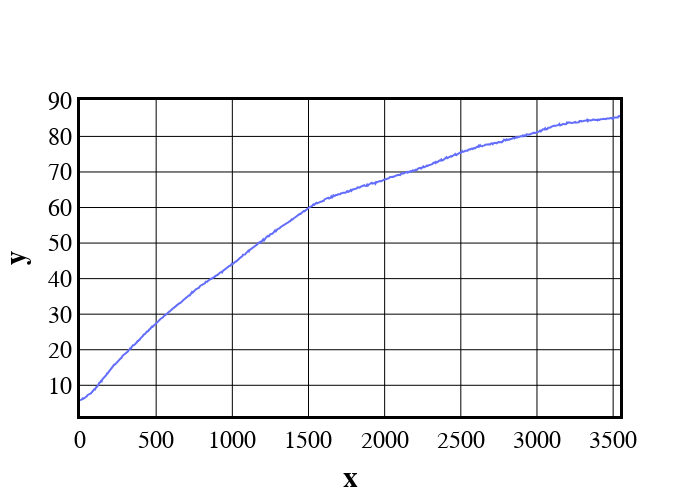

Notebook code for this chart:
### Code cell
###### Import data

data_df = pd.read_excel('line_data.xlsx')
xdat=data_df['x'].to_numpy()
ydat=data_df['y'].to_numpy()

###### Plot peak fits
fig = make_subplots(1,1)

# Data
fig.add_trace(go.Scatter(x=xdat,y=ydat,name='Data'))
    
### Changes Gridlines, Add Axis Titles, Add Border, White background
fig.update_xaxes(title_text='<b>x<b>',gridcolor='black',row=1,col=1)
fig.update_xaxes(showline=True,linewidth=3,linecolor='black',mirror=True,row=1,col=1)
fig.update_yaxes(title_text='<b>y<b>',gridcolor='black',row=1,col=1)
fig.update_yaxes(showline=True,linewidth=3,linecolor='black',mirror=True,row=1,col=1)
fig.update_layout(
    plot_bgcolor='white',
    width=700,
    height=500,
    autosize=False,
    showlegend=False,
    font_size = 24,
    font_color = 'black',
    font_family = 'Arial',
)

### Figure 1 — Plotly figure (JSON) as saved in the notebook; plotly's stock layout.template omitted (floating-point values rounded to 4 significant figures; data arrays with more than 128 entries replaced by an {"elided": "..."} marker saying what was removed)
{"data": [{"name": "Data", "type": "scatter", "x": {"elided": "723 int values"}, "y": {"elided": "723 float values"}}], "layout": {"autosize": false, "font": {"color": "black", "family": "Arial", "size": 24}, "height": 500, "plot_bgcolor": "white", "showlegend": false, "width": 700, "xaxis": {"anchor": "y", "domain": [0, 1], "gridcolor": "black", "linecolor": "black", "linewidth": 3, "mirror": true, "showline": true, "title": {"text": "<b>x<b>"}}, "yaxis": {"anchor": "x", "domain": [0, 1], "gridcolor": "black", "linecolor": "black", "linewidth": 3, "mirror": true, "showline": true, "title": {"text": "<b>y<b>"}}}}
